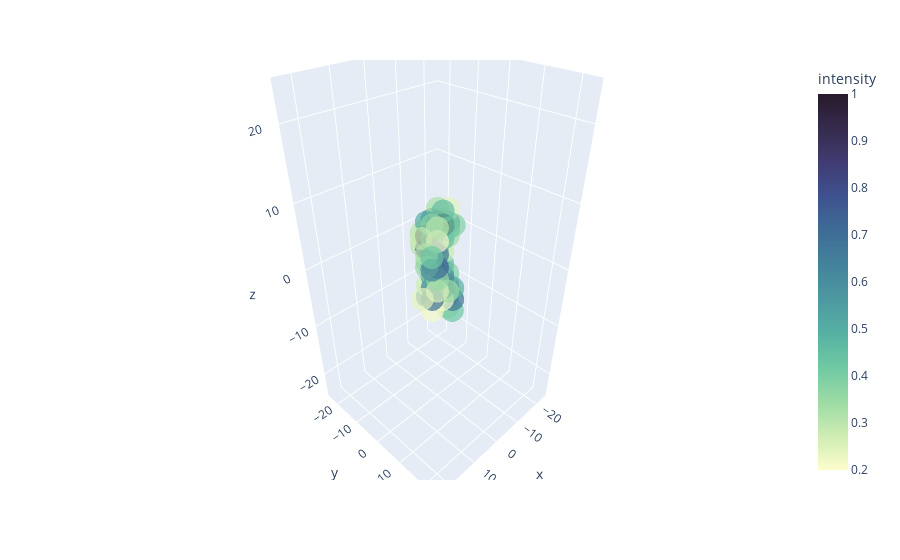

Source (notebook cell):
### Code cell
field_dict = make_fields(myprotein_dict, channels = ['partialcharge'], bin_size=2.0,num_bins=50)

from cnns4qspr import visualizer
plottable=plot_field_test(field_dict['partialcharge'],num_bins=50, show=False)
plottable.show()

### Figure 1 — Plotly figure (JSON) as saved in the notebook; plotly's stock layout.template omitted (floating-point values rounded to 4 significant figures)
{"data": [{"hovertemplate": "x=%{x}<br>y=%{y}<br>z=%{z}<br>intensity=%{marker.color}<extra></extra>", "legendgroup": "", "marker": {"color": [0.2677, 0.3648, 0.56, 0.2721, 0.5218, 0.6606, 0.4578, 0.2503, 0.5452, 0.5018, 0.3239, 0.7997, 0.6932, 0.3854, 0.3446, 0.6832, 0.2418, 0.4243, 0.6865, 0.4937, 0.3897, 0.2288, 0.3163, 0.2802, 0.3501, 0.2116, 0.674, 1, 0.6604, 0.3424, 0.859, 0.8675, 0.609, 0.681, 0.8608, 0.9714, 0.3254, 0.2001, 0.632, 0.6315, 0.4484, 0.2788, 0.453, 0.963, 0.4534, 0.3451, 0.4182, 0.3023, 0.3058, 0.647, 0.2719, 0.3509, 0.8405, 0.9574, 0.5049, 0.216, 0.7009, 0.608, 0.5207, 0.8623, 0.819, 0.5721, 0.3802, 0.2486, 0.3483, 0.7482, 0.6808, 0.2057, 0.3061, 0.238, 0.286, 0.3653, 0.315, 0.6171, 0.4205], "coloraxis": "coloraxis", "opacity": 0.7, "symbol": "circle"}, "mode": "markers", "name": "", "scene": "scene", "showlegend": false, "type": "scatter3d", "x": [-5, -3, -3, -3, -3, -3, -3, -3, -3, -3, -3, -3, -3, -3, -3, -3, -3, -3, -3, -3, -3, -1, -1, -1, -1, -1, -1, -1, -1, -1, -1, -1, -1, -1, -1, -1, -1, -1, -1, -1, -1, -1, -1, -1, -1, -1, -1, 1, 1, 1, 1, 1, 1, 1, 1, 1, 1, 1, 1, 1, 1, 1, 1, 1, 1, 1, 1, 1, 1, 3, 3, 3, 3, 3, 3], "y": [1, -3, -3, -3, -1, -1, -1, -1, -1, -1, 1, 1, 1, 1, 1, 1, 1, 3, 3, 3, 3, -5, -5, -3, -3, -3, -3, -3, -3, -1, -1, -1, -1, -1, -1, -1, -1, 1, 1, 1, 1, 1, 1, 1, 1, 3, 3, -5, -5, -3, -3, -3, -3, -3, -3, -1, -1, -1, -1, -1, -1, -1, -1, 1, 1, 1, 1, 1, 1, -3, -3, -1, -1, 1, 1], "z": [-5, 3, 5, 7, -5, -3, -1, 3, 5, 7, -7, -5, -3, -1, 5, 7, 9, -7, -5, -3, 7, 3, 5, -5, -3, 1, 3, 5, 7, -5, -3, -1, 1, 3, 5, 7, 9, -5, -3, -1, 1, 3, 5, 7, 9, -3, 7, 3, 5, -5, -3, 1, 3, 5, 7, -7, -5, -3, -1, 1, 3, 5, 7, -3, -1, 1, 3, 5, 7, -5, 5, 1, 3, 1, 3]}], "layout": {"coloraxis": {"colorbar": {"title": {"text": "intensity"}}, "colorscale": [[0, "rgb(253, 253, 204)"], [0.09091, "rgb(206, 236, 179)"], [0.1818, "rgb(156, 219, 165)"], [0.2727, "rgb(111, 201, 163)"], [0.3636, "rgb(86, 177, 163)"], [0.4545, "rgb(76, 153, 160)"], [0.5455, "rgb(68, 130, 155)"], [0.6364, "rgb(62, 108, 150)"], [0.7273, "rgb(62, 82, 143)"], [0.8182, "rgb(64, 60, 115)"], [0.9091, "rgb(54, 43, 77)"], [1, "rgb(39, 26, 44)"]]}, "legend": {"tracegroupgap": 0}, "margin": {"t": 60}, "scene": {"domain": {"x": [0, 1], "y": [0, 1]}, "xaxis": {"range": [-25, 25], "title": {"text": "x"}}, "yaxis": {"range": [-25, 25], "title": {"text": "y"}}, "zaxis": {"range": [-25, 25], "title": {"text": "z"}}}, "title": {"text": ""}}}
